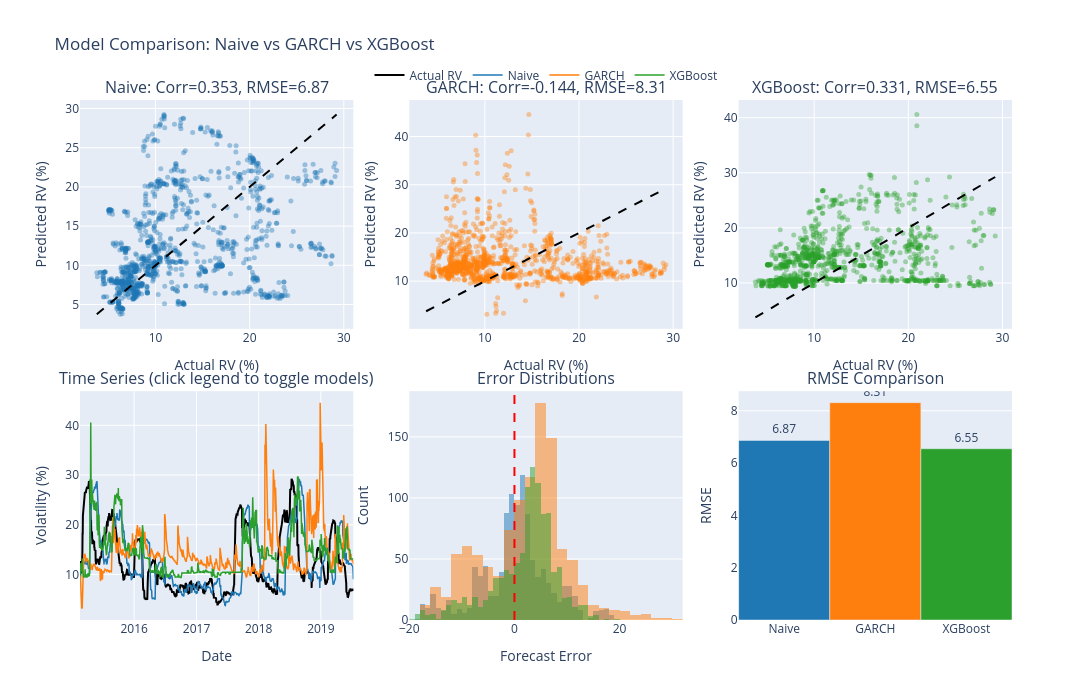

Notebook code cell kept with this figure:
### Code cell
# ===========================================
# VISUAL COMPARISON: Naive vs GARCH vs XGBoost
# ===========================================

# Calculate errors for histograms
comparison_df['naive_errors'] = comparison_df['naive_pred'] - comparison_df['actual_rv']
comparison_df['garch_errors'] = comparison_df['garch_pred'] - comparison_df['actual_rv']
comparison_df['xgb_errors'] = comparison_df['xgb_pred'] - comparison_df['actual_rv']

# Create subplots: 2 rows, 3 cols
fig = make_subplots(
    rows=2, cols=3,
    subplot_titles=[
        f"Naive: Corr={naive_metrics['Correlation']:.3f}, RMSE={naive_metrics['RMSE']:.2f}",
        f"GARCH: Corr={garch_metrics['Correlation']:.3f}, RMSE={garch_metrics['RMSE']:.2f}",
        f"XGBoost: Corr={xgb_metrics['Correlation']:.3f}, RMSE={xgb_metrics['RMSE']:.2f}",
        "Time Series (click legend to toggle models)",
        "Error Distributions",
        "RMSE Comparison"
    ],
    vertical_spacing=0.12,
    horizontal_spacing=0.06
)

# Perfect line data
min_rv, max_rv = comparison_df['actual_rv'].min(), comparison_df['actual_rv'].max()

# Row 1: Scatter plots
# Naive scatter
fig.add_trace(go.Scatter(x=comparison_df['actual_rv'], y=comparison_df['naive_pred'],
    mode='markers', marker=dict(size=5, opacity=0.4, color='#1f77b4'),
    name='Naive', showlegend=False), row=1, col=1)
fig.add_trace(go.Scatter(x=[min_rv, max_rv], y=[min_rv, max_rv],
    mode='lines', line=dict(dash='dash', color='black', width=2),
    name='Perfect', showlegend=False), row=1, col=1)

# GARCH scatter
fig.add_trace(go.Scatter(x=comparison_df['actual_rv'], y=comparison_df['garch_pred'],
    mode='markers', marker=dict(size=5, opacity=0.4, color='#ff7f0e'),
    name='GARCH', showlegend=False), row=1, col=2)
fig.add_trace(go.Scatter(x=[min_rv, max_rv], y=[min_rv, max_rv],
    mode='lines', line=dict(dash='dash', color='black', width=2),
    showlegend=False), row=1, col=2)

# XGBoost scatter
fig.add_trace(go.Scatter(x=comparison_df['actual_rv'], y=comparison_df['xgb_pred'],
    mode='markers', marker=dict(size=5, opacity=0.4, color='#2ca02c'),
    name='XGBoost', showlegend=False), row=1, col=3)
fig.add_trace(go.Scatter(x=[min_rv, max_rv], y=[min_rv, max_rv],
    mode='lines', line=dict(dash='dash', color='black', width=2),
    showlegend=False), row=1, col=3)

# Row 2, Col 1: Time series (interactive legend - click to toggle!)
fig.add_trace(go.Scatter(x=comparison_df['date'], y=comparison_df['actual_rv'],
    mode='lines', line=dict(color='black', width=2),
    name='Actual RV'), row=2, col=1)
fig.add_trace(go.Scatter(x=comparison_df['date'], y=comparison_df['naive_pred'],
    mode='lines', line=dict(color='#1f77b4', width=1.5),
    name='Naive'), row=2, col=1)
fig.add_trace(go.Scatter(x=comparison_df['date'], y=comparison_df['garch_pred'],
    mode='lines', line=dict(color='#ff7f0e', width=1.5),
    name='GARCH'), row=2, col=1)
fig.add_trace(go.Scatter(x=comparison_df['date'], y=comparison_df['xgb_pred'],
    mode='lines', line=dict(color='#2ca02c', width=1.5),
    name='XGBoost'), row=2, col=1)

# Row 2, Col 2: Error histograms
fig.add_trace(go.Histogram(x=comparison_df['naive_errors'], name='Naive Err',
    marker_color='#1f77b4', opacity=0.5, nbinsx=40, showlegend=False), row=2, col=2)
fig.add_trace(go.Histogram(x=comparison_df['garch_errors'], name='GARCH Err',
    marker_color='#ff7f0e', opacity=0.5, nbinsx=40, showlegend=False), row=2, col=2)
fig.add_trace(go.Histogram(x=comparison_df['xgb_errors'], name='XGB Err',
    marker_color='#2ca02c', opacity=0.5, nbinsx=40, showlegend=False), row=2, col=2)
fig.add_vline(x=0, line_dash="dash", line_color="red", line_width=2, row=2, col=2)

# Row 2, Col 3: RMSE bar chart
models = ['Naive', 'GARCH', 'XGBoost']
rmses = [naive_metrics['RMSE'], garch_metrics['RMSE'], xgb_metrics['RMSE']]
colors = ['#1f77b4', '#ff7f0e', '#2ca02c']
fig.add_trace(go.Bar(x=models, y=rmses, marker_color=colors,
    text=[f'{r:.2f}' for r in rmses], textposition='outside',
    showlegend=False), row=2, col=3)

# Update axes labels
fig.update_xaxes(title_text="Actual RV (%)", row=1, col=1)
fig.update_xaxes(title_text="Actual RV (%)", row=1, col=2)
fig.update_xaxes(title_text="Actual RV (%)", row=1, col=3)
fig.update_yaxes(title_text="Predicted RV (%)", row=1, col=1)
fig.update_yaxes(title_text="Predicted RV (%)", row=1, col=2)
fig.update_yaxes(title_text="Predicted RV (%)", row=1, col=3)
fig.update_xaxes(title_text="Date", row=2, col=1)
fig.update_yaxes(title_text="Volatility (%)", row=2, col=1)
fig.update_xaxes(title_text="Forecast Error", row=2, col=2)
fig.update_yaxes(title_text="Count", row=2, col=2)
fig.update_yaxes(title_text="RMSE", row=2, col=3)

# Layout
fig.update_layout(
    height=700, width=1400,
    title_text="Model Comparison: Naive vs GARCH vs XGBoost",
    barmode='overlay',
    legend=dict(orientation='h', yanchor='bottom', y=1.02, xanchor='center', x=0.5)
)

fig.show()

### Figure 1 — Plotly figure (JSON) as saved in the notebook; plotly's stock layout.template omitted (floating-point values rounded to 4 significant figures; data arrays with more than 128 entries replaced by an {"elided": "..."} marker saying what was removed)
{"data": [{"marker": {"color": "#1f77b4", "opacity": 0.4, "size": 5}, "mode": "markers", "name": "Naive", "showlegend": false, "type": "scatter", "x": {"elided": "1108 float values"}, "xaxis": "x", "y": {"elided": "1108 float values"}, "yaxis": "y"}, {"line": {"color": "black", "dash": "dash", "width": 2}, "mode": "lines", "name": "Perfect", "showlegend": false, "type": "scatter", "x": [3.757, 29.23], "xaxis": "x", "y": [3.757, 29.23], "yaxis": "y"}, {"marker": {"color": "#ff7f0e", "opacity": 0.4, "size": 5}, "mode": "markers", "name": "GARCH", "showlegend": false, "type": "scatter", "x": {"elided": "1108 float values"}, "xaxis": "x2", "y": {"elided": "1108 float values"}, "yaxis": "y2"}, {"line": {"color": "black", "dash": "dash", "width": 2}, "mode": "lines", "showlegend": false, "type": "scatter", "x": [3.757, 29.23], "xaxis": "x2", "y": [3.757, 29.23], "yaxis": "y2"}, {"marker": {"color": "#2ca02c", "opacity": 0.4, "size": 5}, "mode": "markers", "name": "XGBoost", "showlegend": false, "type": "scatter", "x": {"elided": "1108 float values"}, "xaxis": "x3", "y": {"elided": "1108 float values"}, "yaxis": "y3"}, {"line": {"color": "black", "dash": "dash", "width": 2}, "mode": "lines", "showlegend": false, "type": "scatter", "x": [3.757, 29.23], "xaxis": "x3", "y": [3.757, 29.23], "yaxis": "y3"}, {"line": {"color": "black", "width": 2}, "mode": "lines", "name": "Actual RV", "type": "scatter", "x": {"elided": "1108 str values"}, "xaxis": "x4", "y": {"elided": "1108 float values"}, "yaxis": "y4"}, {"line": {"color": "#1f77b4", "width": 1.5}, "mode": "lines", "name": "Naive", "type": "scatter", "x": {"elided": "1108 str values"}, "xaxis": "x4", "y": {"elided": "1108 float values"}, "yaxis": "y4"}, {"line": {"color": "#ff7f0e", "width": 1.5}, "mode": "lines", "name": "GARCH", "type": "scatter", "x": {"elided": "1108 str values"}, "xaxis": "x4", "y": {"elided": "1108 float values"}, "yaxis": "y4"}, {"line": {"color": "#2ca02c", "width": 1.5}, "mode": "lines", "name": "XGBoost", "type": "scatter", "x": {"elided": "1108 str values"}, "xaxis": "x4", "y": {"elided": "1108 float values"}, "yaxis": "y4"}, {"marker": {"color": "#1f77b4"}, "name": "Naive Err", "nbinsx": 40, "opacity": 0.5, "showlegend": false, "type": "histogram", "x": {"elided": "1108 float values"}, "xaxis": "x5", "yaxis": "y5"}, {"marker": {"color": "#ff7f0e"}, "name": "GARCH Err", "nbinsx": 40, "opacity": 0.5, "showlegend": false, "type": "histogram", "x": {"elided": "1108 float values"}, "xaxis": "x5", "yaxis": "y5"}, {"marker": {"color": "#2ca02c"}, "name": "XGB Err", "nbinsx": 40, "opacity": 0.5, "showlegend": false, "type": "histogram", "x": {"elided": "1108 float values"}, "xaxis": "x5", "yaxis": "y5"}, {"marker": {"color": ["#1f77b4", "#ff7f0e", "#2ca02c"]}, "showlegend": false, "text": ["6.87", "8.31", "6.55"], "textposition": "outside", "type": "bar", "x": ["Naive", "GARCH", "XGBoost"], "xaxis": "x6", "y": [6.865, 8.31, 6.548], "yaxis": "y6"}], "layout": {"annotations": [{"font": {"size": 16}, "showarrow": false, "text": "Naive: Corr=0.353, RMSE=6.87", "x": 0.1467, "xanchor": "center", "xref": "paper", "y": 1, "yanchor": "bottom", "yref": "paper"}, {"font": {"size": 16}, "showarrow": false, "text": "GARCH: Corr=-0.144, RMSE=8.31", "x": 0.5, "xanchor": "center", "xref": "paper", "y": 1, "yanchor": "bottom", "yref": "paper"}, {"font": {"size": 16}, "showarrow": false, "text": "XGBoost: Corr=0.331, RMSE=6.55", "x": 0.8533, "xanchor": "center", "xref": "paper", "y": 1, "yanchor": "bottom", "yref": "paper"}, {"font": {"size": 16}, "showarrow": false, "text": "Time Series (click legend to toggle models)", "x": 0.1467, "xanchor": "center", "xref": "paper", "y": 0.44, "yanchor": "bottom", "yref": "paper"}, {"font": {"size": 16}, "showarrow": false, "text": "Error Distributions", "x": 0.5, "xanchor": "center", "xref": "paper", "y": 0.44, "yanchor": "bottom", "yref": "paper"}, {"font": {"size": 16}, "showarrow": false, "text": "RMSE Comparison", "x": 0.8533, "xanchor": "center", "xref": "paper", "y": 0.44, "yanchor": "bottom", "yref": "paper"}], "barmode": "overlay", "height": 700, "legend": {"orientation": "h", "x": 0.5, "xanchor": "center", "y": 1.02, "yanchor": "bottom"}, "shapes": [{"line": {"color": "red", "dash": "dash", "width": 2}, "type": "line", "x0": 0, "x1": 0, "xref": "x5", "y0": 0, "y1": 1, "yref": "y5 domain"}], "title": {"text": "Model Comparison: Naive vs GARCH vs XGBoost"}, "width": 1400, "xaxis": {"anchor": "y", "domain": [0, 0.2933], "title": {"text": "Actual RV (%)"}}, "xaxis2": {"anchor": "y2", "domain": [0.3533, 0.6467], "title": {"text": "Actual RV (%)"}}, "xaxis3": {"anchor": "y3", "domain": [0.7067, 1], "title": {"text": "Actual RV (%)"}}, "xaxis4": {"anchor": "y4", "domain": [0, 0.2933], "title": {"text": "Date"}}, "xaxis5": {"anchor": "y5", "domain": [0.3533, 0.6467], "title": {"text": "Forecast Error"}}, "xaxis6": {"anchor": "y6", "domain": [0.7067, 1]}, "yaxis": {"anchor": "x", "domain": [0.56, 1], "title": {"text": "Predicted RV (%)"}}, "yaxis2": {"anchor": "x2", "domain": [0.56, 1], "title": {"text": "Predicted RV (%)"}}, "yaxis3": {"anchor": "x3", "domain": [0.56, 1], "title": {"text": "Predicted RV (%)"}}, "yaxis4": {"anchor": "x4", "domain": [0, 0.44], "title": {"text": "Volatility (%)"}}, "yaxis5": {"anchor": "x5", "domain": [0, 0.44], "title": {"text": "Count"}}, "yaxis6": {"anchor": "x6", "domain": [0, 0.44], "title": {"text": "RMSE"}}}}
